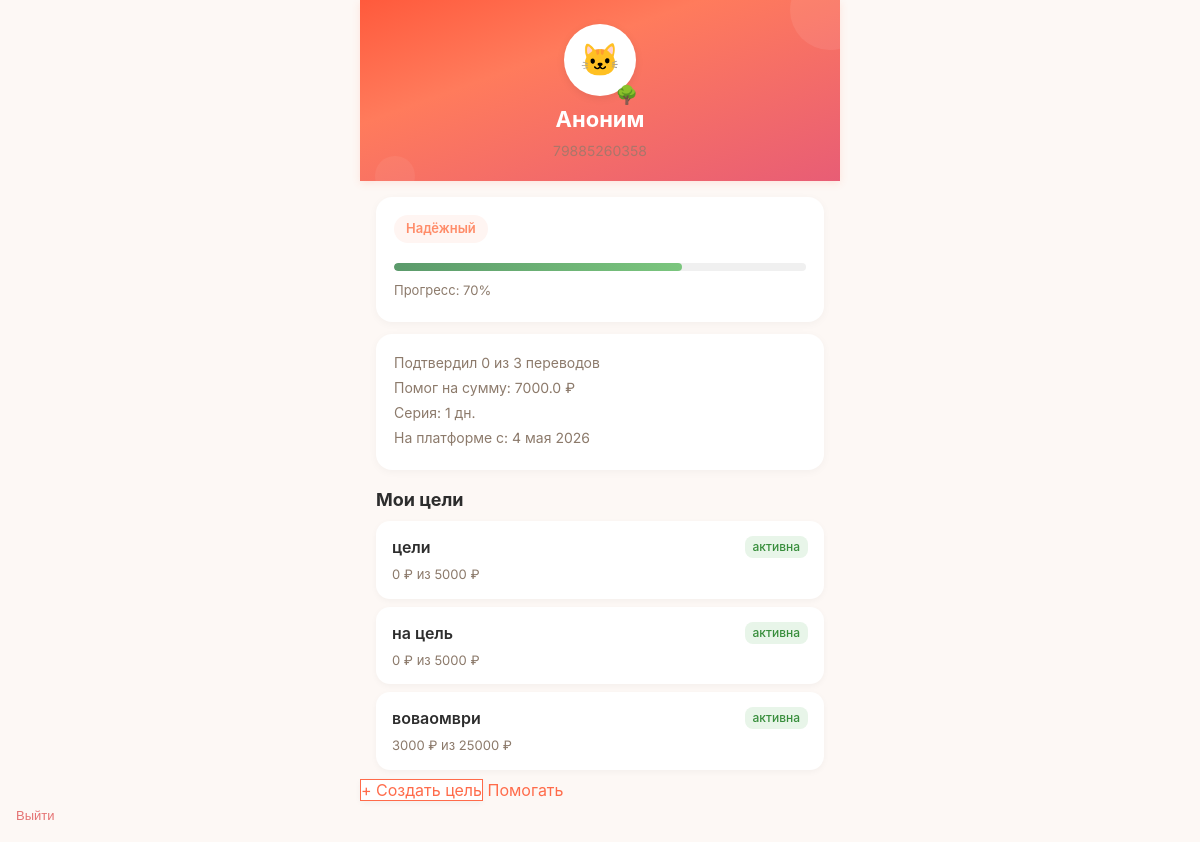
The page /profile (signed in) on the database as committed earlier.
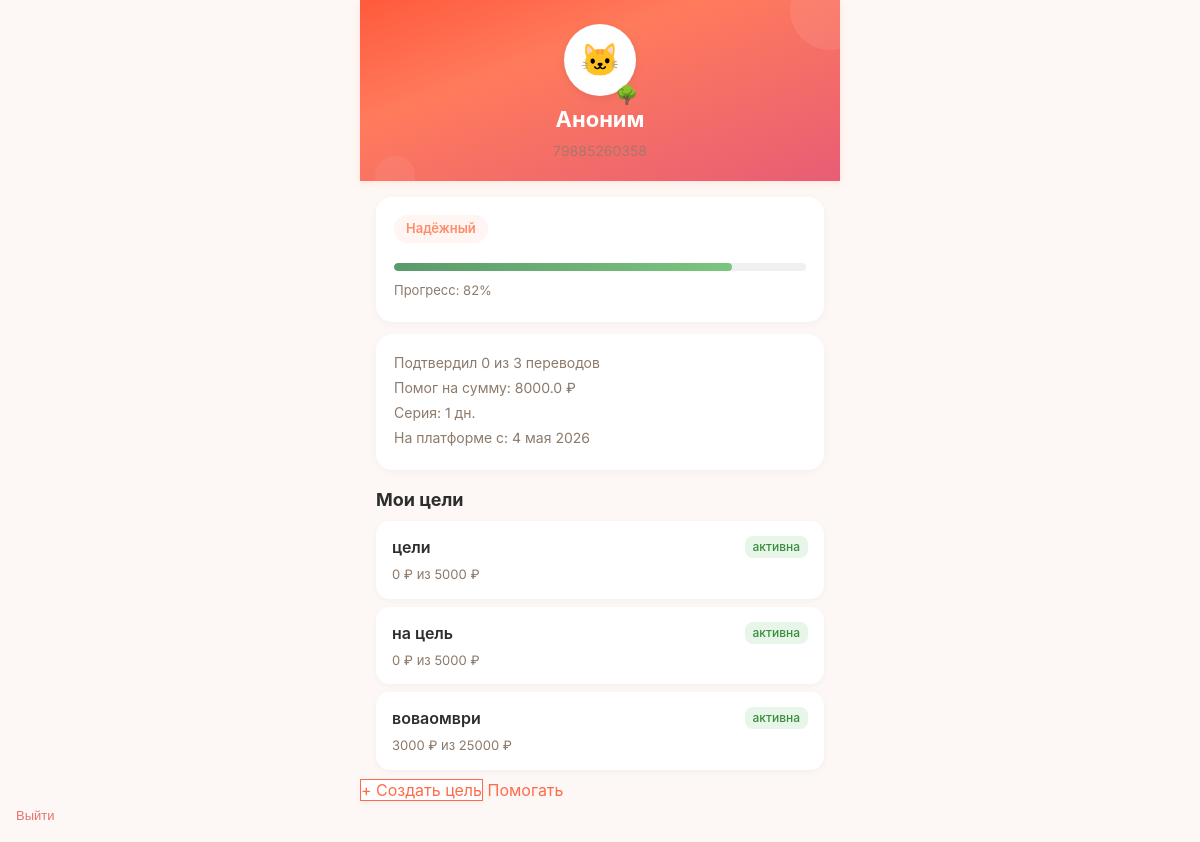
The same page on the database as committed later.
### tables this page shows
CREATE TABLE users (
            id INTEGER PRIMARY KEY AUTOINCREMENT,
            phone TEXT UNIQUE NOT NULL,
            password_hash TEXT NOT NULL,
            email TEXT NULL,
            name TEXT NULL,
            avatar_url TEXT NULL,
            max_id TEXT NULL,
            vk_id TEXT NULL,
            fcm_token TEXT NULL,
            onboarding_passed INTEGER DEFAULT 0,
            rating REAL DEFAULT 0.0,
            rating_level TEXT DEFAULT 'novice',
            confirmations_total INTEGER DEFAULT 0,
            confirmations_approved INTEGER DEFAULT 0,
            confirmations_ignored INTEGER DEFAULT 0,
            donation_streak INTEGER DEFAULT 0,
            goals_helped_close INTEGER DEFAULT 0,
            total_helped_amount REAL DEFAULT 0.00,
            priority_days INTEGER DEFAULT 0,
            circles_of_care INTEGER DEFAULT 0,
            interest_weights TEXT DEFAULT NULL,
            eternal_donation_config TEXT DEFAULT NULL,
            yellow_card_until TEXT NULL,
            is_banned INTEGER DEFAULT 0,
            created_at TEXT DEFAULT (datetime('now'))
        , xp INTEGER DEFAULT 0, xp_level TEXT DEFAULT 'novice', streak_days INTEGER DEFAULT 0, last_action_date TEXT, ip_registered TEXT, author_badge TEXT, trust_score INTEGER DEFAULT 50, trust_level TEXT DEFAULT 'guest', is_admin INTEGER DEFAULT 0);

### main.py (the view, shortened to what this page needs)
@app.route('/profile')
@login_required
def profile():
    user = get_current_user()
    db = get_db()
    goals = db.execute("SELECT * FROM goals WHERE user_id = ? ORDER BY created_at DESC", (user['id'],)).fetchall()
    total = db.execute("SELECT COUNT(*) FROM donations WHERE goal_id IN (SELECT id FROM goals WHERE user_id = ?) AND donor_id IS NOT NULL", (user['id'],)).fetchone()[0]
    approved = user['confirmations_approved'] or 0
    ignored = db.execute(
        "SELECT d.amount_reported, d.donor_confirmed_at, u.phone as donor_phone FROM donations d LEFT JOIN users u ON d.donor_id = u.id WHERE d.goal_id IN (SELECT id FROM goals WHERE user_id = ?) AND d.status = 'donor_confirmed' AND datetime(d.donor_confirmed_at) <= datetime('now', '-24 hours') ORDER BY d.donor_confirmed_at DESC LIMIT 10",
        (user['id'],)
    ).fetchall()
    months = ['января','февраля','марта','апреля','мая','июня','июля','августа','сентября','октября','ноября','декабря']
    ignored_list = []
    db.close()
    return render_template('profile.html', user=user, goals=goals, confirmations_total=total, confirmations_approved=approved, ignored_donations=ignored_list)

### main.py (called while the page is built)
def get_current_user():
    if 'user_id' in session:
        db = get_db()
        try:
            user = db.execute("SELECT * FROM users WHERE id = ?", (session['user_id'],)).fetchone()
            return user
        except:
            return None
        finally:
            db.close()
    return None

def login_required(f):
    @wraps(f)
    def wrap(*args, **kwargs):
        if 'user_id' not in session:
            flash('Сначала войдите в аккаунт.', 'warning')
            return redirect(url_for('login'))
        return f(*args, **kwargs)
    return wrap

def get_level_progress(user):
    xp = user['xp'] or 0
    current, next_lvl = 0, 30
    for threshold, _, _ in LEVELS:
        if xp >= threshold:
            current = threshold
        else:
            next_lvl = threshold
            break
    return int((xp - current) / (next_lvl - current) * 100) if next_lvl > current else 100

def level_emoji(level_key):
    return LEVEL_EMOJI.get(level_key, '🌱')

def level_name(level_key):
    return LEVEL_NAMES.get(level_key, 'Новичок')

### templates/profile.html (shortened to what this page needs)
<!DOCTYPE html>
<html lang="ru">
<head>
    <link rel="stylesheet" href="/static/style.css?v=4">
</head>
<body>
    <div class="container">
        <div class="profile-header">
            <div style="position:relative; display:inline-block;">
            <div class="avatar">🐱</div>
            <span style="position:absolute; bottom:-2px; right:-2px; font-size:18px;">
                {{ user.xp_level|level_emoji }}
            </span>
        </div>
            <h1>{{ user.name or 'Аноним' }}</h1>
            <p class="phone">{{ user.phone }}</p>
        </div>
        <div class="card">
            <span class="level-badge">{{ user.xp_level|level_name }}</span>
            {% set pct = get_level_progress(user) %}
            <div class="progress-bar">
                <div class="progress-fill" style="width: {{ pct }}%;"></div>
            </div>
            <p style="font-size:13px;color:#8C7A6B;">Прогресс: {{ pct }}%</p>
        </div>
        <div class="card">
            {% if confirmations_total > 0 %}
            <p>Подтвердил {{ confirmations_approved }} из {{ confirmations_total }} переводов</p>
            {% endif %}
            <p>Помог на сумму: {{ user.total_helped_amount or 0 }} ₽</p>
            <p>Серия: {{ user.streak_days or 0 }} дн.</p>
            <p>На платформе с: {{ user.created_at|format_date }}</p>
        </div>
        <h3 style="margin: 16px 16px 8px; font-size:18px; font-weight:700;">Мои цели</h3>
        {% if goals %}
            {% for goal in goals %}
            <a class="goal-item" href="/goal/{{ goal.id }}">
                <div class="top">
                    <span class="title">{{ goal.title }}</span>
                    <span class="status status-{{ goal.status }}">{% if goal.status == 'active' %}активна{% elif goal.status == 'completed' %}завершена{% elif goal.status == 'frozen' %}заморожена{% else %}{{ goal.status }}{% endif %}</span>
                </div>
                <div style="font-size:13px;color:#8C7A6B;">
                    {{ "%.0f"|format(goal.amount_collected) }} ₽ из {{ "%.0f"|format(goal.amount_goal) }} ₽
                </div>
            </a>
            {% endfor %}
        {% else %}
            <p style="color:#8C7A6B; margin: 8px 16px;">У вас пока нет целей. Создать</p>
        {% endif %}
        <a class="btn-back" href="/goals/choose" class="fab" style="background:white; color:#FF6B4A; border:1px solid #FF6B4A; box-shadow: 0 2px 6px rgba(0,0,0,0.04);">+ Создать цель</a>
        <a class="btn-back" href="/goals" class="btn-cta" style="margin-top:12px;">Помогать</a>
        <form method="POST" action="/logout" style="position:fixed; bottom:16px; left:16px;"><button type="submit" style="background:none;border:none;color:#E57373;font-size:13px;cursor:pointer;font-family:Inter,sans-serif;padding:0;">Выйти</button></form>
    </div>
</body>
</html>

Rows that differ between the two databases and show on the page:
changed users "Надёжный": total_helped_amount "7000.0" → "8000.0"
Other text that changed with them:
{{ pct }}: 70 → 82 (drawn)
{{ pct }}: "70" → "82"
